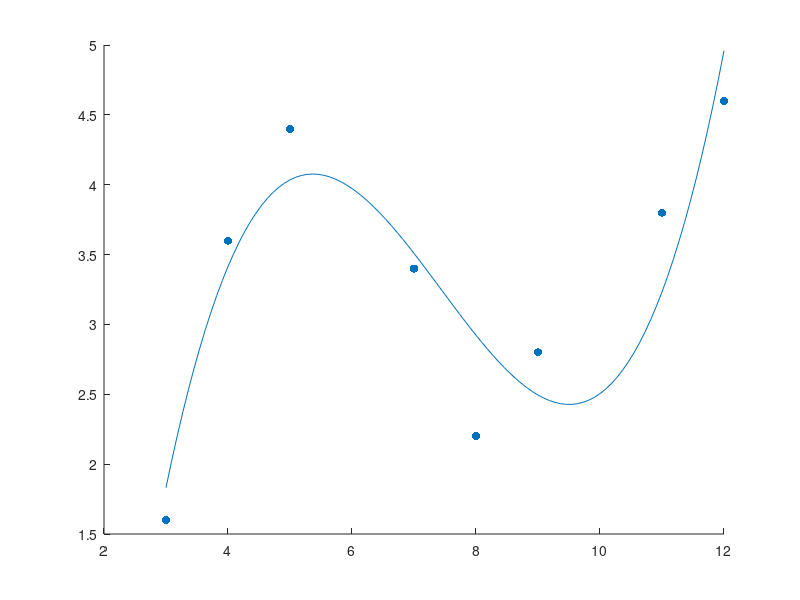

Here is the MATLAB script that generated this plot:
%{
IMPORTANT PROBLEMS : 1 2 6 8 9 10 11 12 13 14 15
%} 

%{
1.Fit a cubic polynomial to the following data by extending 
the system of equationson lecture slide 3, then calculate the 
standard error and correlation coefficient.Graph the data and 
your fitting equatio
%}

x = [3 4 5 7 8 9 11 12];
y = [1.6 3.6 4.4 3.4 2.2 2.8 3.8 4.6];

hold on;
scatter(x,y,'filled')
x1 = sum(x);
x2 = sum(x.^2);
x3 = sum(x.^3);
x4 = sum(x.^4);
x5 = sum(x.^5);
x6 = sum(x.^6);
y1 = sum(y);
xy = sum(x.*y);
x2y = sum((x.^2) .* y);
x3y = sum((x.^3) .* y);

n = max(size(x));

M = [n , x1, x2, x3; 
     x1, x2, x3, x4;
     x2, x3, x4, x5;
     x3, x4, x5, x6];
b = [y1; xy; x2y; x3y];
 
a = M\b;
a = flip(a)';
plot(linspace(min(x), max(x)) ,polyval(a, linspace(min(x), max(x))))
m = 3; 
Sr = sum((y - (a(4) + a(3).*x + a(2).*(x.^2) + a(1).*(x.^3))).^2);
%OR Sr = sum((y - polyval(a, x)).^2);
St = sum((y - mean(y)).^2);
Se = sqrt(Sr/(n - (m + 1)));
r2 = (St - Sr)/St;

%{
2.Do the same as in the Question 1 but using the 
general Z-matrix formulation given on slides 21-25. 
You should get the same result if you have done it 
correctly.    
%}
x = [3 4 5 7 8 9 11 12]';
y = [1.6 3.6 4.4 3.4 2.2 2.8 3.8 4.6]';
Z = [ones(size(x)) x x.^2 x.^3];
a = flip((Z' * Z)\(Z' * y))';

n = max(size(x));
m = 3; 
Sr = sum((y - (a(4) + a(3).*x + a(2).*(x.^2) + a(1).*(x.^3))).^2);
St = sum((y - mean(y)).^2);
Se = sqrt(Sr/(n - (m + 1)));
r2 = (St - Sr)/St;

%{
3.Calculate the correlation coefficients for the 2 power 
equation models from Example 6 in the lecture notes and 
decide if one equation is better than the other or not.
%}
x = [10 20 30 40 50 60 70 80];
y = [25 70 380 550 610 1220 830 1450];
